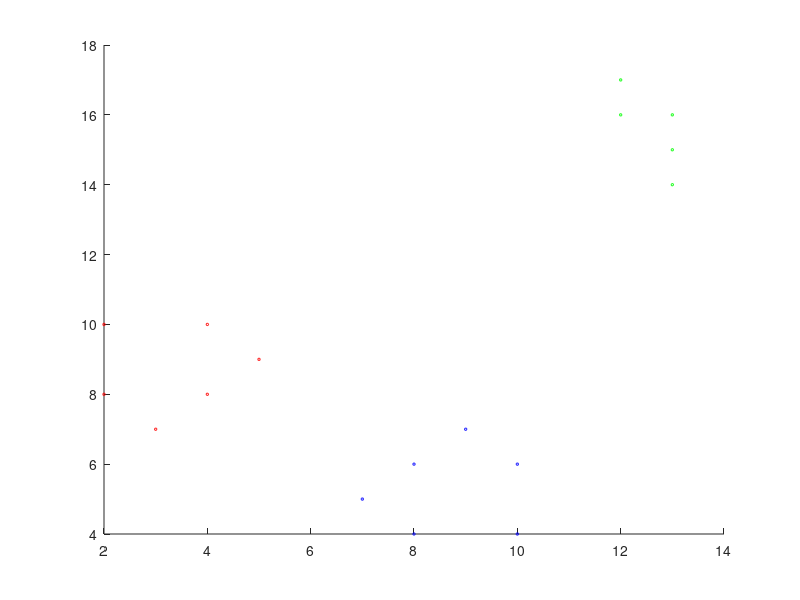

Source code (MATLAB): (Note: this script raises an error after producing the figure.)
    mat_test = [1,11;11,3;6,8;6,7;6,6;12,14];
    
    v_r = 0:0.5:20;
    i_l = length(v_r);
    mat_rows = repmat(v_r, [i_l,1]);
    mat_cols = mat_rows';
    
    mat_test = cat(3, mat_rows, mat_cols);
    mat_test = reshape(mat_test, i_l*i_l, 2, 1);

    
    i_k = 3;
    mat_train = [2,10; 2,8; 3,7; 4,10; 4,8; 5,9; 7,5; 8,6; 9,7; 10,6; 10,4; 8,4; 12,16; 13,15; 13,14; 13,16; 12,17];
    v_class = [1,1,1,1,1,1,2,2,2,2,2,2,3,3,3,3,3]';
    v_class = v_class*2;
    
    b_show_knn = 1;
    b_show_cm = 0;
    b_show_lr = 0;
    b_plot_test_lines = 0;
    
    i_dimensions_count = size(mat_train,2);
    i_test_points_count = size(mat_test,1);    
    i_train_points_count = size(mat_train,1);

    % Get information about unique classes
    v_unique = sort(unique(v_class))';
    i_classes_count = length(v_unique);
    mat_class = repmat(v_class,[1,i_classes_count]);
    mat_unique = repmat(v_unique, [i_train_points_count,1]);
    
    % unique classes along column axis
    mat_class_indicator = (mat_class==mat_unique);
    v_class = sum(mat_class_indicator.*mat_unique,2);

    % Gen index position of class
    % should be same as above if classes numbered 1,2,3,...
    v_index = 1:i_classes_count;
    mat_indexes = repmat(v_index, [i_train_points_count,1]);
    v_indexes = sum(mat_indexes.*mat_class_indicator,2);
    
    mat_center = zeros(i_classes_count, i_dimensions_count);
    mat_centers = zeros(i_train_points_count, i_dimensions_count);
    
    mat_lookup = [v_unique', v_index'];
    


    
    
    
    
    
    
    
    
    
    
    
    
    
    
    
    
    
    
    %% Routines to draw graphs
    
    v_types = ['o','+','*','.','x','s','d','^','v','<','>','p','h'];
    v_styles = ['-','--',':','-.'];
    v_colors = [1,0,0; 0,0,1; 0,1,0; 1,1,0];
    mat_colors = v_colors(v_indexes,:);
    mat_types = v_types(v_indexes);

    hFigure = figure(100);
    
    
    %% Draws training data with class center
    hAxes = axes('Parent', hFigure);
    xlim(hAxes,[0 20]);
    ylim(hAxes,[0 20]);
    hold(hAxes,'all');
    hold off;
    
    
    %% Draw training points
    f_train_width = 3;
    if(i_dimensions_count == 3)
        scatter3(mat_train(:,1), mat_train(:,2), mat_train(:,3), f_train_width, mat_colors);
    else
        scatter(mat_train(:,1), mat_train(:,2), f_train_width, mat_colors);        
    end
    
    %% Draw training lines
    for i_class = 1:i_classes_count
        v_indices_to_use = mat_class_indicator(:,i_class);
        mat_data = mat_train(v_indices_to_use, :);
        
        v_mean = fnPCA(mat_data);
        
        for i_point = 1:size(mat_data,1);
            v_use = mat_data(i_point,:);
            v_x = [v_use(1) v_mean(1)];
            v_y = [v_use(2) v_mean(2)];

            if (i_dimensions_count == 3)
                v_z = [v_use(3) v_mean(3)];
                line(v_x, v_y, v_z, 'Color', v_colors(i_class,:), 'LineWidth', f_train_width);
            else
                line(v_x, v_y, 'Color', v_colors(i_class,:), 'LineWidth', f_train_width);
            end
        end
        
        
        mat_center(i_class,:) = v_mean;  
    end
    
    mat_centers = mat_center(v_indexes,:);
    
    %% Begin drawing Test Points
    v_class_knn = fnKNN(mat_test, mat_train, v_class, i_k);
    v_class_cm = fnCentroidMethod(mat_test, mat_train, v_class);
    v_class_lr = fnLinearRegression(mat_test, mat_train, v_class);

    
%     mat_unique_test = repmat(v_unique, [i_test_points_count, 1]);
%     mat_class_knn = repmat(v_class_knn,[1,i_classes_count]);
%     mat_class_cm = repmat(v_class_cm,[1,i_classes_count]);
%     mat_class_lr = repmat(v_class_lr,[1,i_classes_count]);
% 
%     mat_ind_class_knn = sum((mat_unique_test==mat_class_knn).*mat_unique_test,2);
%     mat_ind_class_cm = sum((mat_unique_test==mat_class_cm).*mat_unique_test,2);
%     mat_ind_class_lr = sum((mat_unique_test==mat_class_lr).*mat_unique_test,2);
%     
    v_class_knn = class2index(v_unique,v_class_knn);
    v_class_cm = class2index(v_unique,v_class_cm);
    v_class_lr = class2index(v_unique,v_class_lr);
    
    mat_colors_knn = v_colors(v_class_knn,:);
    mat_colors_cm = v_colors(v_class_cm,:);
    mat_colors_lr = v_colors(v_class_lr,:);
    
    f_train_width = 3;
    hold on;
    if(b_show_knn)
        if(i_dimensions_count == 3)
            scatter3(mat_test(:,1), mat_test(:,2), mat_test(:,3), f_train_width, mat_colors_knn);            
        else
            scatter(mat_test(:,1), mat_test(:,2), f_train_width, mat_colors_knn);        
        end
    end
    if(b_show_cm)
        if(i_dimensions_count == 3)
            scatter3(mat_test(:,1), mat_test(:,2), mat_test(:,3), f_train_width, mat_colors_cm);
        else
            scatter(mat_test(:,1), mat_test(:,2), f_train_width, mat_colors_cm);        
        end
    end
    if(b_show_lr)
        if(i_dimensions_count == 3)
            scatter3(mat_test(:,1), mat_test(:,2), mat_test(:,3), f_train_width, mat_colors_lr);
        else
            scatter(mat_test(:,1), mat_test(:,2), f_train_width, mat_colors_lr);
        end
    end
    
    
    
    
% %     f_test_width=0.5;
% %     %% Draw test lines
% %     if(b_plot_test_lines)
% % 
% %         for i_test_point = 1:i_test_points_count
% %             v_use = mat_test(i_test_point,:); 
% %             v_mean_knn = mat_center(v_class_knn(i_test_point),:);
% %             v_mean_cm = mat_center(v_class_cm(i_test_point),:);
% %             v_mean_lr = mat_center(v_class_lr(i_test_point),:);
% %         
% % %             display([' v_use = ', num2str(v_use)]);
% % %             display([' KNN = ', num2str(v_unique(v_class_knn(i_test_point))), ...
% % %                      ' CM = ', num2str(v_unique(v_class_cm(i_test_point))), ...
% % %                      ' LR = ', num2str(v_unique(v_class_lr(i_test_point)))]);
% %         
% %             v_x_knn = [v_use(1) v_mean_knn(1)];
% %             v_x_cm = [v_use(1) v_mean_cm(1)];
% %             v_x_lr = [v_use(1) v_mean_lr(1)];
% % 
% %             v_y_knn = [v_use(2) v_mean_knn(2)];
% %             v_y_cm = [v_use(2) v_mean_cm(2)];
% %             v_y_lr = [v_use(2) v_mean_lr(2)];
% % 
% %             if (i_dimensions_count == 3)
% %                 v_z_knn = [v_use(3) v_mean_knn(3)];
% %                 v_z_cm = [v_use(3) v_mean_cm(3)];
% %                 v_z_lr = [v_use(3) v_mean_lr(3)];
% % 
% %                 if(b_show_knn)
% %                     line(v_x_knn, v_y_knn, v_z_knn, 'Color', v_colors(v_class_knn(i_test_point),:), 'LineStyle', v_styles(1), 'LineWidth', f_test_width);
% %                 end
% %                 if(b_show_cm)
% %                     line(v_x_cm, v_y_cm, v_z_cm, 'Color', v_colors(v_class_cm(i_test_point),:), 'LineStyle', v_styles(2), 'LineWidth', f_test_width);
% %                 end
% %                 if(b_show_lr)
% %                      line(v_x_lr, v_y_lr, v_z_lr, 'Color', v_colors(v_class_lr(i_test_point),:), 'LineStyle', v_styles(3), 'LineWidth', f_test_width);
% %                 end
% %             else
% %                 if(b_show_knn)
% %                     line(v_x_knn, v_y_knn, 'Color', v_colors(v_class_knn(i_test_point),:), 'LineStyle', v_styles(1), 'LineWidth', f_test_width);
% %                 end
% %                 if(b_show_cm)
% %                     line(v_x_cm, v_y_cm, 'Color', v_colors(v_class_cm(i_test_point),:), 'LineStyle', v_styles(2), 'LineWidth', f_test_width);
% %                 end
% %                 if(b_show_lr)
% %                     line(v_x_lr, v_y_lr, 'Color', v_colors(v_class_lr(i_test_point),:), 'LineStyle', v_styles(3), 'LineWidth', f_test_width);
% %                 end
% %             end        
% % 
% %         end
% %     end
% %     
% %     
% %     
% %     %% Draw user clicked test points
% %     
% %     b_continue = 1;
% %     key = '';
% %     
% %     hold on;
% %     f_test_width=2.5;
% %     while(b_continue)
% %         [x,y,button] = ginput(1);
% %         display([' x = ', num2str(x), ' ; y = ', num2str(y)]);
% %         key = get(hFigure, 'CurrentCharacter');
% % 
% %         if((button==1))
% %             b_continue = 1;
% %             v_use = [x y];
% %             i_class_knn = fnKNN(v_use, mat_train, v_class, i_k);
% %             i_class_cm = fnCentroidMethod(v_use, mat_train, v_class);
% %             i_class_lr = fnLinearRegression(v_use, mat_train, v_class);
% % 
% %             i_class_knn = class2index(v_unique, i_class_knn);
% %             i_class_cm = class2index(v_unique, i_class_cm);
% %             i_class_lr = class2index(v_unique, i_class_lr);
% %     
% % 
% %             v_mean_knn = mat_center(i_class_knn,:);
% %             v_mean_cm = mat_center(i_class_cm,:);
% %             v_mean_lr = mat_center(i_class_lr,:);
% % 
% %             display([' v_use = ', num2str(v_use)]);
% %             display([' KNN = ', num2str(v_unique(i_class_knn)), ...
% %                      ' CM = ', num2str(v_unique(i_class_cm)), ...
% %                      ' LR = ', num2str(v_unique(i_class_lr))]);
% % 
% %             v_x_knn = [v_use(1) v_mean_knn(1)];
% %             v_x_cm = [v_use(1) v_mean_cm(1)];
% %             v_x_lr = [v_use(1) v_mean_lr(1)];
% % 
% %             v_y_knn = [v_use(2) v_mean_knn(2)];
% %             v_y_cm = [v_use(2) v_mean_cm(2)];
% %             v_y_lr = [v_use(2) v_mean_lr(2)];
% % 
% %             if (i_dimensions_count == 3)
% %                 v_z_knn = [v_use(3) v_mean_knn(3)];
% %                 v_z_cm = [v_use(3) v_mean_cm(3)];
% %                 v_z_lr = [v_use(3) v_mean_lr(3)];
% % 
% %                 if(b_show_knn)
% %                     if(b_plot_test_lines)
% %                         line(v_x_knn, v_y_knn, v_z_knn, 'Color', v_colors(i_class_knn,:), 'LineStyle', v_styles(1), 'LineWidth', f_test_width);
% %                     else
% %                         plot3(v_use(1), v_use(2), v_use(3), 'Marker', 'o', 'LineWidth', f_test_width, 'MarkerSize', f_test_width,  'Color', v_colors(i_class_knn,:), 'MarkerFaceColor', v_colors(i_class_knn,:));
% %                     end
% %                 end
% %                 if(b_show_cm)
% %                     if(b_plot_test_lines)
% %                         line(v_x_cm, v_y_cm, v_z_cm, 'Color', v_colors(i_class_cm,:), 'LineStyle', v_styles(2), 'LineWidth', f_test_width);
% %                     else
% %                         plot3(v_use(1), v_use(2), v_use(3), 'Marker', 'o', 'LineWidth', f_test_width, 'MarkerSize', f_test_width, 'Color', v_colors(i_class_cm,:), 'MarkerFaceColor', v_colors(i_class_cm,:));                        
% %                     end
% %                 end
% %                 if(b_show_lr)
% %                     if(b_plot_test_lines)
% %                         line(v_x_lr, v_y_lr, v_z_lr, 'Color', v_colors(i_class_lr,:), 'LineStyle', v_styles(3), 'LineWidth', f_test_width);
% %                     else
% %                         plot3(v_use(1), v_use(2), v_use(3), 'Marker', 'o', 'LineWidth', f_test_width, 'MarkerSize', f_test_width, 'Color', v_colors(i_class_knn,:), 'MarkerFaceColor', v_colors(i_class_knn,:));
% %                     end
% %                 end
% %             else
% %                 if(b_show_knn)
% %                     if(b_plot_test_lines)
% %                         line(v_x_knn, v_y_knn, 'Color', v_colors(i_class_knn,:), 'LineStyle', v_styles(1), 'LineWidth', f_test_width);
% %                     else
% %                         plot(v_use(1), v_use(2), 'Marker', 'o', 'LineWidth', f_test_width, 'MarkerSize', f_test_width, 'Color', v_colors(i_class_knn,:), 'MarkerFaceColor', v_colors(i_class_knn,:));                        
% %                     end
% %                 end
% %                 if(b_show_cm)
% %                     if(b_plot_test_lines)
% %                         line(v_x_cm, v_y_cm, 'Color', v_colors(i_class_cm,:), 'LineStyle', v_styles(2), 'LineWidth', f_test_width);
% %                     else
% %                         plot(v_use(1), v_use(2), 'Marker', 'o', 'LineWidth', f_test_width, 'MarkerSize', f_test_width, 'Color', v_colors(i_class_cm,:), 'MarkerFaceColor', v_colors(i_class_cm,:));                                                
% %                     end
% %                 end
% %                 if(b_show_lr)
% %                     if(b_plot_test_lines)
% %                         line(v_x_lr, v_y_lr, 'Color', v_colors(i_class_lr,:), 'LineStyle', v_styles(3), 'LineWidth', f_test_width);
% %                     else
% %                         plot(v_use(1), v_use(2), 'Marker', 'o', 'LineWidth', f_test_width, 'MarkerSize', f_test_width, 'Color', v_colors(i_class_lr,:), 'MarkerFaceColor', v_colors(i_class_lr,:));                        
% %                     end
% %                 end
% %             end        
% % 
% %         else
% %             b_continue = 0;
% %         end
% %         
% %         
% %     
% %         
% %     end
% % 
